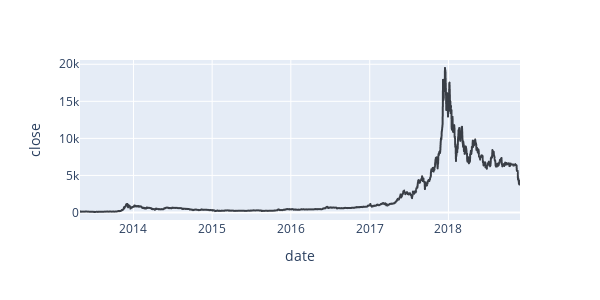

Notebook source saved alongside this figure:
### Code cell
# Bitcoin CLOSE-DATE
# LINE GRAPH

fig = px.line(bitcoin, x='date', y='close',color_discrete_sequence=[cnf])
fig.update_layout(height=300,width=600)
fig.show()

### Figure 1 — Plotly figure (JSON) as saved in the notebook; plotly's stock layout.template omitted (floating-point values rounded to 4 significant figures; data arrays with more than 128 entries replaced by an {"elided": "..."} marker saying what was removed)
{"data": [{"hovertemplate": "date=%{x}<br>close=%{y}<extra></extra>", "legendgroup": "", "line": {"color": "#393e46", "dash": "solid"}, "marker": {"symbol": "circle"}, "mode": "lines", "name": "", "showlegend": false, "type": "scattergl", "x": {"elided": "2042 str values"}, "xaxis": "x", "y": {"elided": "2042 float values"}, "yaxis": "y"}], "layout": {"height": 300, "legend": {"tracegroupgap": 0}, "margin": {"t": 60}, "width": 600, "xaxis": {"anchor": "y", "domain": [0, 1], "title": {"text": "date"}}, "yaxis": {"anchor": "x", "domain": [0, 1], "title": {"text": "close"}}}}
